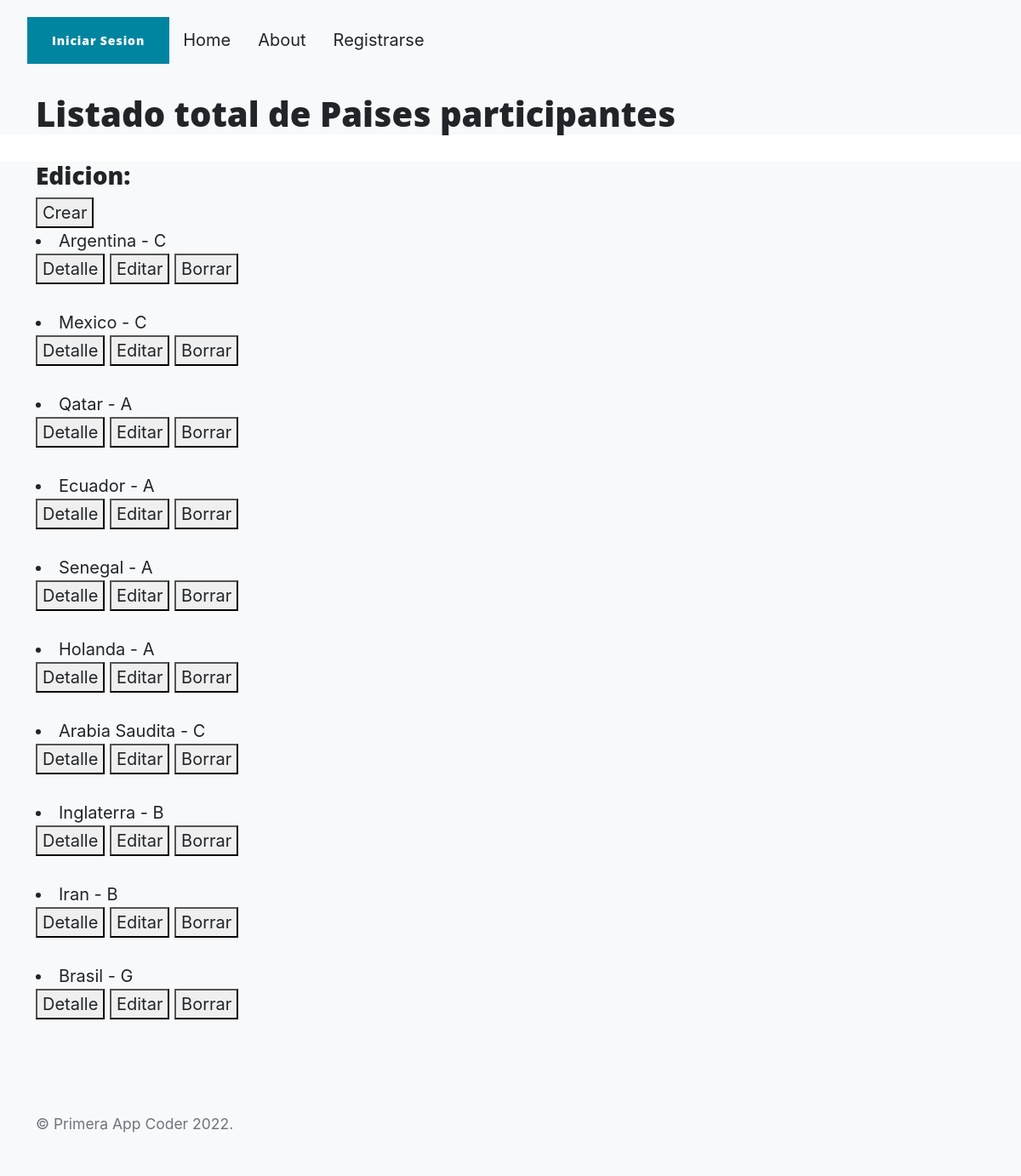
Screenshot of /selecciones/list with the database file from the repository.
### entregaTeves/models.py (models this page shows)
class Selecciones(models.Model):
    pais = models.CharField(max_length=30)
    grupo = models.CharField(max_length=1)

### entregaTeves/views.py (the view)
# urls.py: path('selecciones/list', ListaSelecciones.as_view(), name='lista_selecciones'),
class ListaSelecciones(ListView):
    model = Selecciones
    template_name = 'entregaTeves/lista_selecciones.html'

### entregaTeves/Template/entregaTeves/lista_selecciones.html
{% extends "entregaTeves/padre.html" %}
{% load static %}
{% block section_name %}
<h1> Listado total de Paises participantes </h1>
{% endblock %}
{% block contenidoQueCambia %}
<h3> Edicion: </h3>
<button>
  <a href="{% url 'seleccion_crear' %}">Crear</a>
</button>
{% for seleccion in object_list %}
<li> {{seleccion.pais}} - {{seleccion.grupo}} </li>
<button>
   <a href="{% url 'seleccion_detalle' seleccion.id %}">Detalle</a>
 </button>
 <button>
   <a href="{% url 'seleccion_edicion' seleccion.id %}">Editar</a>
 </button>
 <button>
   <a href="{% url 'seleccion_borrar' seleccion.id %}">Borrar</a>
 </button>
 <br>
 <br>
{% endfor %}
{% endblock %}

### rows the page displays
Selecciones: pais "Argentina", grupo "C"
Selecciones: pais "Mexico", grupo "C"
Selecciones: pais "Qatar", grupo "A"
Selecciones: pais "Ecuador", grupo "A"
Selecciones: pais "Senegal", grupo "A"
Selecciones: pais "Holanda", grupo "A"
Selecciones: pais "Arabia Saudita", grupo "C"
Selecciones: pais "Inglaterra", grupo "B"
Selecciones: pais "Iran", grupo "B"
Selecciones: pais "Brasil", grupo "G"
